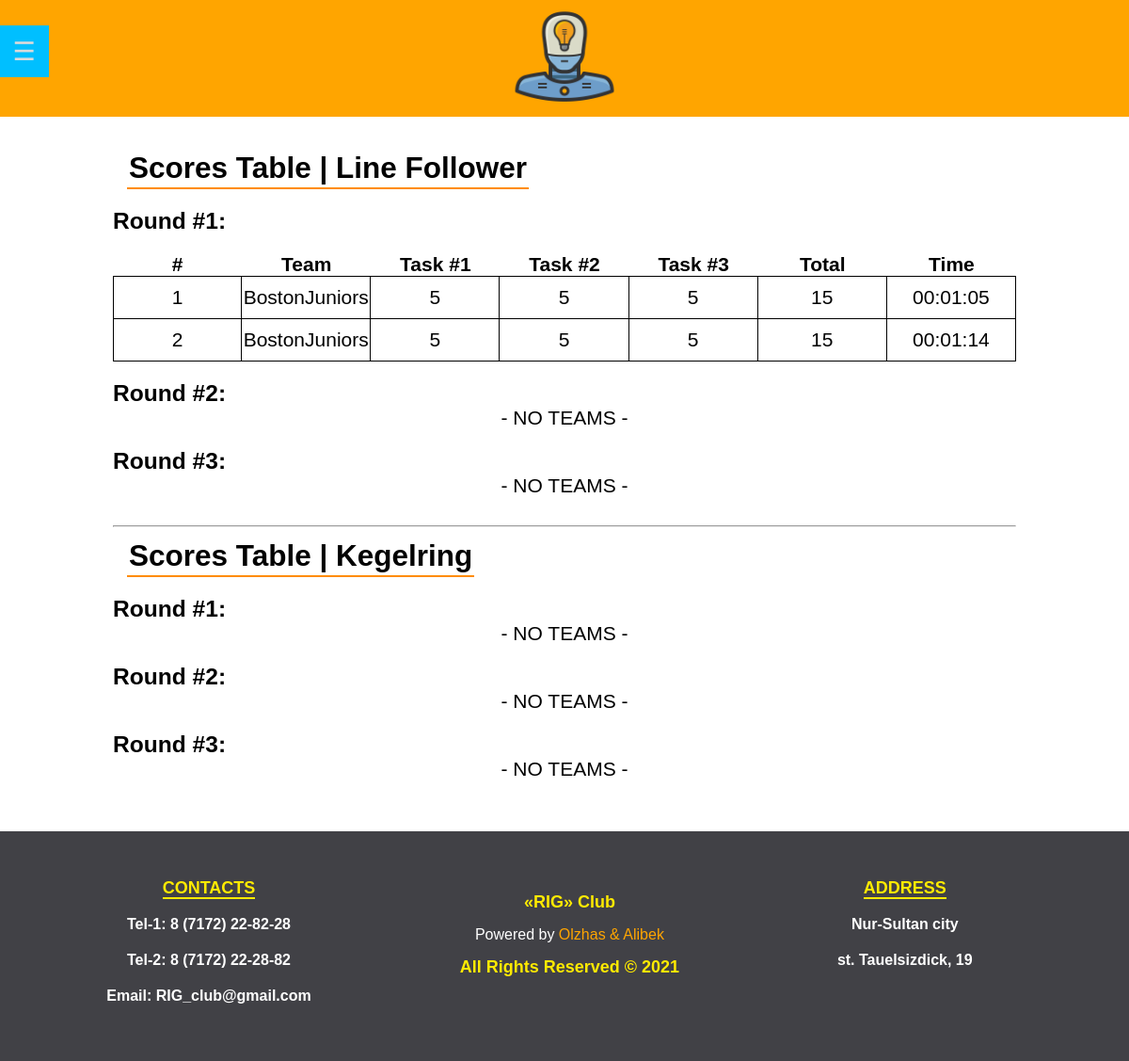
/scores.php, run on an earlier commit of the app's database.
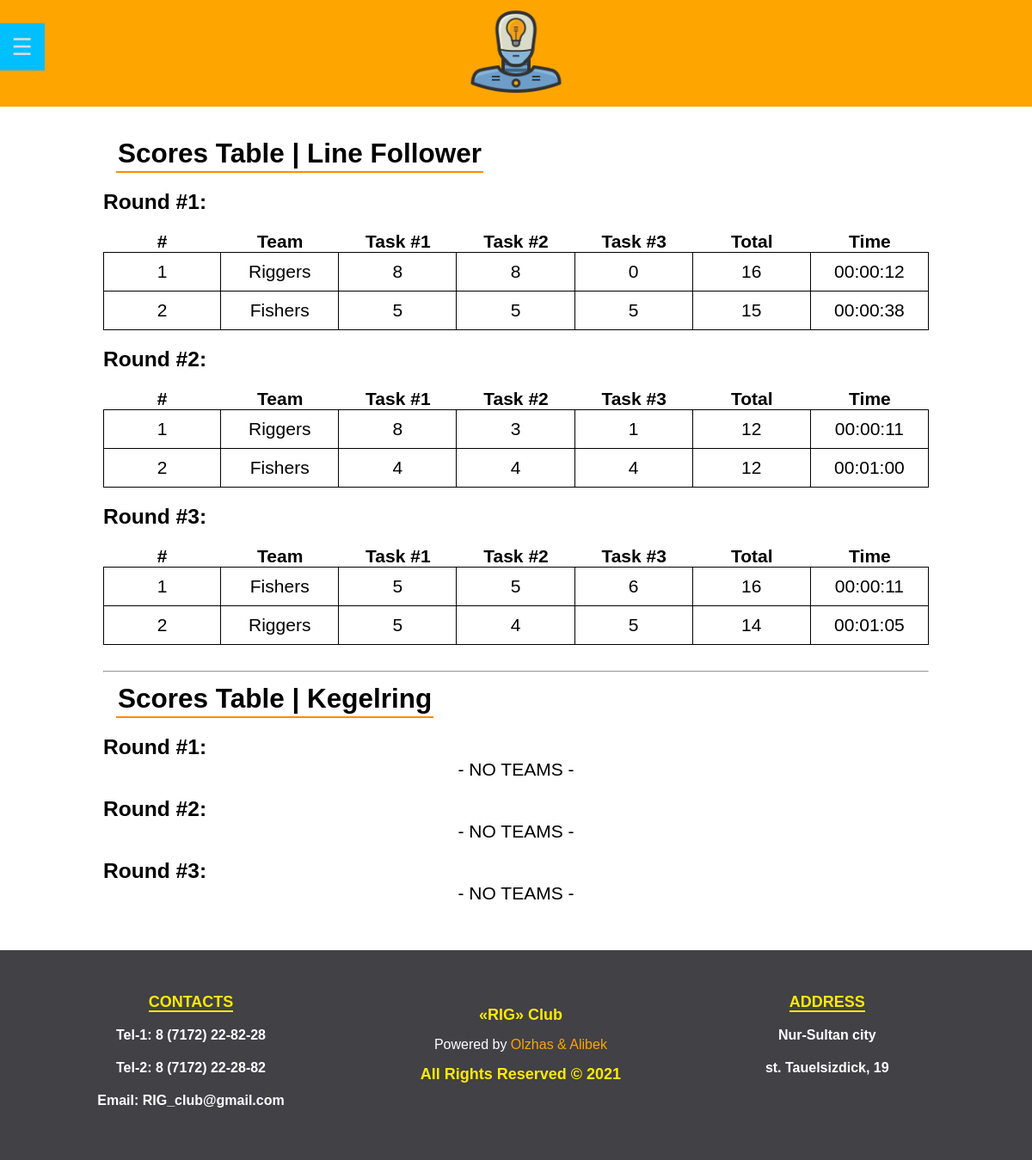
And on a later commit of the database.
### tables this page shows
CREATE TABLE `linefollower` (
  `id` int(11) NOT NULL,
  `team_id` int(11) NOT NULL,
  `round` int(11) NOT NULL,
  `time` time NOT NULL,
  `task1` int(11) NOT NULL,
  `task2` int(11) NOT NULL,
  `task3` int(11) NOT NULL
);

CREATE TABLE `team` (
  `team_id` int(11) NOT NULL,
  `teamname` varchar(40) NOT NULL,
  `email` varchar(40) NOT NULL,
  `password` varchar(255) NOT NULL,
  `p1_fname` varchar(40) NOT NULL,
  `p1_lname` varchar(40) NOT NULL,
  `p2_fname` varchar(40) NOT NULL,
  `p2_lname` varchar(40) NOT NULL,
  `organisation` varchar(40) NOT NULL,
  `locality` varchar(120) NOT NULL,
  `category_id` int(11) NOT NULL,
  `phonenumber` varchar(10) NOT NULL
);

### php/getScores.php (called while the page is built, shortened)
<?php
function recordsAll($conn, $tableName, $round)
{
    $tableName = trim($tableName);
    $tableName = mysqli_real_escape_string($conn, $tableName);
    $tableName = stripslashes($tableName);
    $stmt = "SELECT id, teamname, task1, task2, task3,
       (task1 + task2 + task3) as 'total', time FROM `%s`
       INNER JOIN `team` ON `%s`.team_id=team.team_id WHERE
       round = %d ORDER BY total DESC, time ASC";
    $query = sprintf($stmt, $tableName, $tableName, $round);
    $result = mysqli_query($conn, $query);
    $n = mysqli_num_rows($result);
    $records = array();
    for ($i = 0; $i < $n; $i++) {
        $row = mysqli_fetch_assoc($result);
        $records[] = $row;
    }
    return $records;
}

### scores.php (the view, shortened to what this page needs)
<?php
require "database/connectDB.php";
require "php/getScores.php";
require "includes/header.php";
?>
<div class="wrapper">
    <div id="left-right">
        <div class="block0">
            <h2>Scores Table | Line Follower</h2>
            <?php
            for ($round = 1; $round <= 3; $round++) {
                $tableName = 'lineFollower';
                $counter = 0;
                $records = recordsAll($conn, $tableName, $round);
                echo "<h3> Round #$round: </h3>";
                if (empty($records)) {
                    echo "<div class='centerLock'><p> - NO TEAMS - </p></div>";
                } else {
                    ?>
                    <div id="table_scores">
                        <div id="tsLeftHead">#</div>
                        <div id="tsRighterHead">Team</div>
                        <div id="tsRighterHead">Task #1</div>
                        <div id="tsRighterHead">Task #2</div>
                        <div id="tsRighterHead">Task #3</div>
                        <div id="tsRighterHead">Total</div>
                        <div id="tsRighterHead">Time</div>
                        <?php foreach ($records as $a): ?>
                            <div id="tsLeftBlock"><?= ++$counter ?></div>
                            <div id="tsRighterBlock"><?= $a["teamname"] ?></div>
                            <div id="tsRighterBlock"><?= $a["task1"] ?></div>
                            <div id="tsRighterBlock"><?= $a["task2"] ?></div>
                            <div id="tsRighterBlock"><?= $a["task3"] ?></div>
                            <div id="tsRighterBlock"><?= $a["total"] ?></div>
                            <div id="tsRighterBlock"><?= $a["time"] ?></div>
                        <?php endforeach ?>
                    </div>
                    <?php
                }
            } ?>
        </div>
        <hr>
        <div class="block1">
            <h2>Scores Table | Kegelring</h2>
            <?php
            for ($round = 1; $round <= 3; $round++) {
                $tableName = 'kegelring';
                $records = recordsAll($conn, $tableName, $round);
                echo "<h3> Round #$round: </h3>";
                if (empty($records)) {
                    echo "<div class='centerLock'><p> - NO TEAMS - </p></div>";
                }
            } ?>
        </div>
    </div>
</div>
<?php
require "includes/footer.php";
?>

What changed in the data, as far as the page shows it:
removed linefollower: team.teamname "BostonJuniors", task1 "5", task2 "5", task3 "5", total "15", time "00:01:05"
removed linefollower: team.teamname "BostonJuniors", task1 "5", task2 "5", task3 "5", total "15", time "00:01:14"
added linefollower: team.teamname "Riggers", task1 "8", task2 "8", task3 "0", total "16", time "00:00:12"
added linefollower: team.teamname "Fishers", task1 "5", task2 "5", task3 "5", total "15", time "00:00:38"
added linefollower: team.teamname "Riggers", task1 "8", task2 "3", task3 "1", total "12", time "00:00:11"
added linefollower: team.teamname "Fishers", task1 "4", task2 "4", task3 "4", total "12", time "00:01:00"
added linefollower: team.teamname "Fishers", task1 "5", task2 "5", task3 "6", total "16", time "00:00:11"
added linefollower: team.teamname "Riggers", task1 "5", task2 "4", task3 "5", total "14", time "00:01:05"
Also different on the page:
list line gone: "- NO TEAMS -"
new list line: "# Team Task #1 Task #2 Task #3 Total Time"
